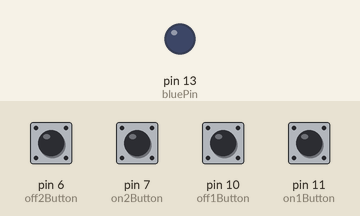
Recording of a sketch running on a simulated Arduino Uno, built with avr-gcc and run on an emulated ATmega328P. Parts: output pins drawn as LEDs (lit = HIGH). The test bench sets the inputs (shaded band); at power-on: pin 6 (off2Button), pin 7 (on2Button), pin 10 (off1Button), pin 11 (on1Button) HIGH.

Above: at 1.2 s.
1.3 s: pin 11 (on1Button) pulled LOW for 0.15 s
At 2.5 s:
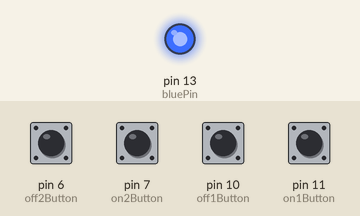
2.9 s: pin 10 (off1Button) pulled LOW for 0.15 s
At 3.9 s:
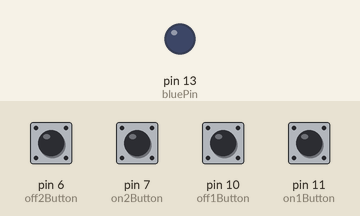
4.5 s: pin 11 (on1Button) pulled LOW for 1 s
At 5.1 s:
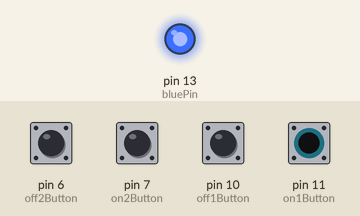
Timing chart, 0 to 7.5 s (numbered marks = the images above; inputs shaded):
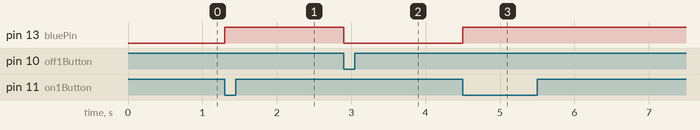

Measured:
- after the input at 1.3 s, pin 13 (bluePin): LOW → HIGH at once
- after the input at 2.9 s, pin 13 (bluePin): HIGH → LOW at once
- after the input at 4.5 s, pin 13 (bluePin): LOW → HIGH at once

The sketch:

Crittenden_Switch_Project.ino
```cpp
//LEDS
const int bluePin = 13;
const int whitePin = 9;
const int redPin = 8;

//Buttons
const int on1Button= 11;
const int off1Button = 10;
const int on2Button = 7;
const int off2Button = 6;


// the setup function runs once when you press reset or power the board
void setup() {
  // initialize digital pin LED_BUILTIN as an output.
  pinMode(bluePin, OUTPUT);
  pinMode(on1Button, INPUT_PULLUP);
  pinMode(off1Button, INPUT_PULLUP);
  pinMode(on2Button, INPUT_PULLUP);
  pinMode(off2Button, INPUT_PULLUP);

  Serial.begin (9600);
}

// the loop function runs over and over again forever
void loop() {
// wait for a second
 if (digitalRead(on1Button) == LOW)
  {
    digitalWrite(bluePin, HIGH);
  }
 if (digitalRead(off1Button) == LOW)
  {
    digitalWrite(bluePin, LOW);
  }
   if (digitalRead(on2Button) == LOW)
  {
    digitalWrite(whitePin, HIGH);
  }
 if (digitalRead(off2Button) == LOW)
  {
    digitalWrite(whitePin, LOW);
  }
   if (digitalRead(on2Button) == HIGH)
  {
    digitalWrite(redPin, LOW);
  }
 if (digitalRead(off2Button) == LOW)
  {
    digitalWrite(redPin,HIGH);
  }
}
```
